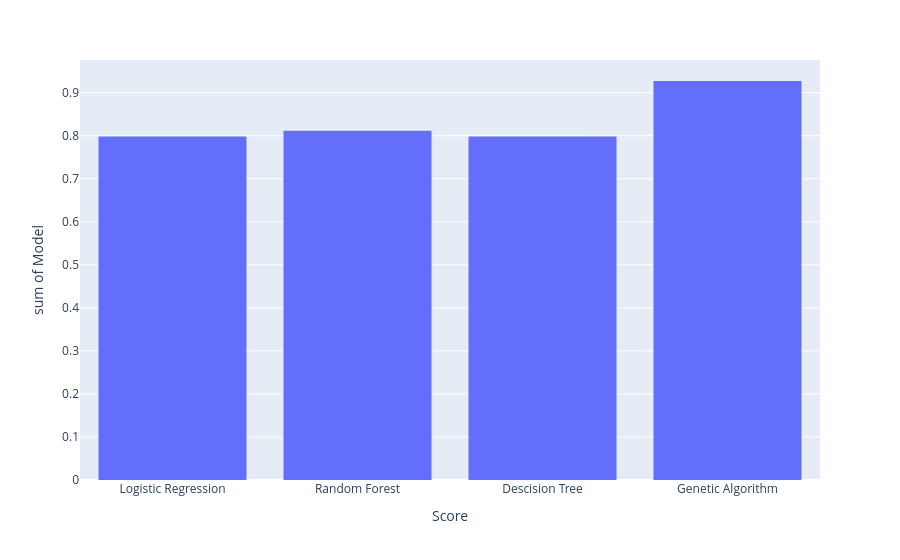

Source (notebook cell):
### Code cell
px.histogram(mod_analysis,x='Score',y='Model')

### Figure 1 — Plotly figure (JSON) as saved in the notebook; plotly's stock layout.template omitted (floating-point values rounded to 4 significant figures)
{"data": [{"alignmentgroup": "True", "bingroup": "x", "histfunc": "sum", "hovertemplate": "Score=%{x}<br>sum of Model=%{y}<extra></extra>", "legendgroup": "", "marker": {"color": "#636efa", "pattern": {"shape": ""}}, "name": "", "offsetgroup": "", "orientation": "v", "showlegend": false, "type": "histogram", "x": ["Logistic Regression", "Random Forest", "Descision Tree", "Genetic Algorithm"], "xaxis": "x", "y": [0.7982, 0.8117, 0.7982, 0.927], "yaxis": "y"}], "layout": {"barmode": "relative", "legend": {"tracegroupgap": 0}, "margin": {"t": 60}, "xaxis": {"anchor": "y", "domain": [0.0, 1.0], "title": {"text": "Score"}}, "yaxis": {"anchor": "x", "domain": [0.0, 1.0], "title": {"text": "sum of Model"}}}}
